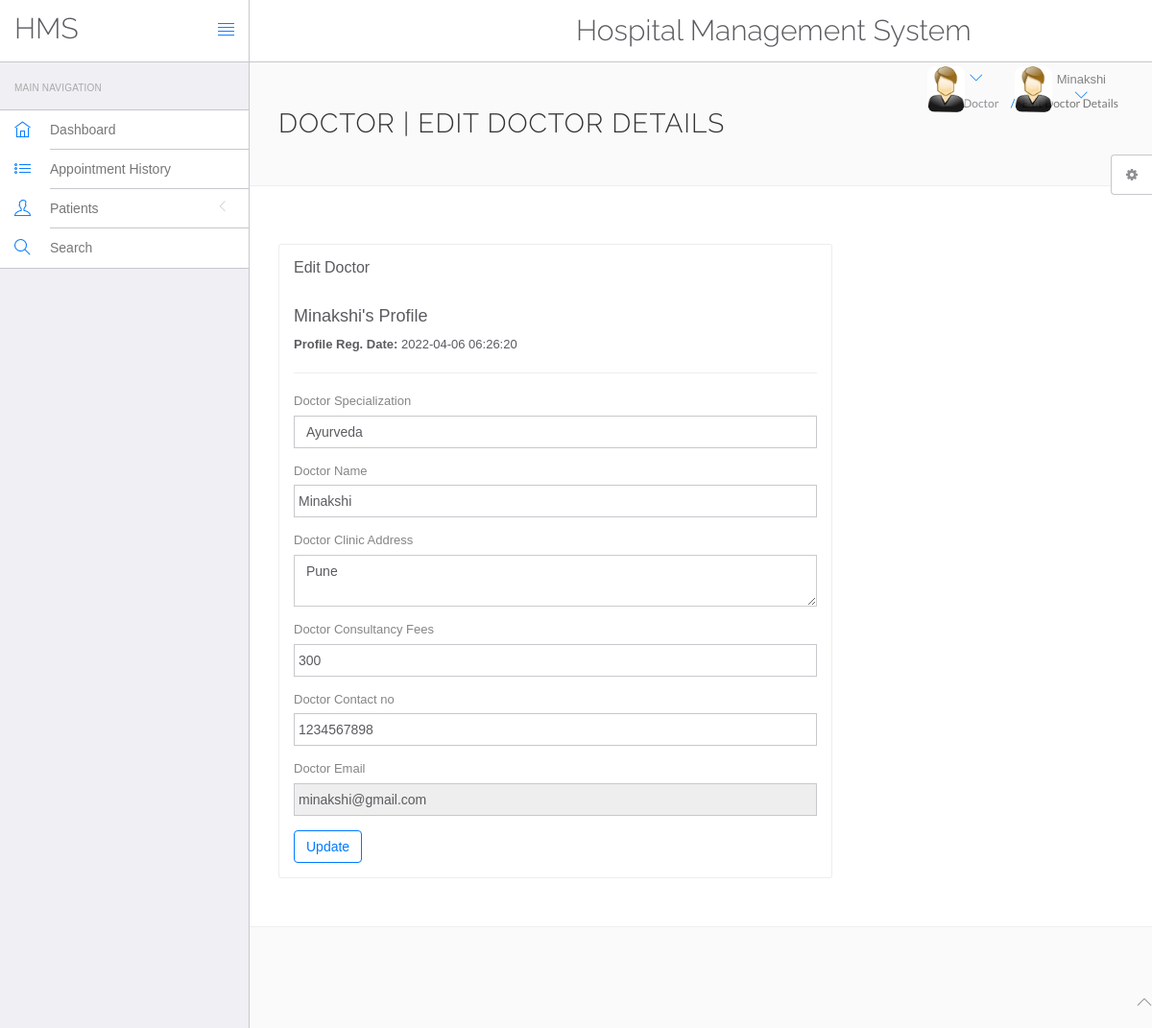
Page /hms/doctor/edit-profile.php (signed in) on the committed database.
### tables this page shows
CREATE TABLE `doctors` (
  `id` int(11) NOT NULL,
  `specilization` varchar(255) DEFAULT NULL,
  `doctorName` varchar(255) DEFAULT NULL,
  `address` longtext DEFAULT NULL,
  `docFees` varchar(255) DEFAULT NULL,
  `contactno` bigint(11) DEFAULT NULL,
  `docEmail` varchar(255) DEFAULT NULL,
  `password` varchar(255) DEFAULT NULL,
  `creationDate` timestamp NULL DEFAULT current_timestamp(),
  `updationDate` timestamp NULL DEFAULT NULL ON UPDATE current_timestamp()
);

### hms/doctor/edit-profile.php (the view, shortened to what this page needs)
<?php
include('include/config.php');
?>
<!DOCTYPE html>
<html lang="en">
	<head>
		<link rel="stylesheet" href="vendor/bootstrap/css/bootstrap.min.css">
		<link rel="stylesheet" href="vendor/fontawesome/css/font-awesome.min.css">
		<link rel="stylesheet" href="vendor/themify-icons/themify-icons.min.css">
		<link href="vendor/animate.css/animate.min.css" rel="stylesheet" media="screen">
		<link href="vendor/perfect-scrollbar/perfect-scrollbar.min.css" rel="stylesheet" media="screen">
		<link href="vendor/switchery/switchery.min.css" rel="stylesheet" media="screen">
		<link href="vendor/bootstrap-touchspin/jquery.bootstrap-touchspin.min.css" rel="stylesheet" media="screen">
		<link href="vendor/select2/select2.min.css" rel="stylesheet" media="screen">
		<link href="vendor/bootstrap-datepicker/bootstrap-datepicker3.standalone.min.css" rel="stylesheet" media="screen">
		<link href="vendor/bootstrap-timepicker/bootstrap-timepicker.min.css" rel="stylesheet" media="screen">
		<link rel="stylesheet" href="assets/css/styles.css">
		<link rel="stylesheet" href="assets/css/plugins.css">
		<link rel="stylesheet" href="assets/css/themes/theme-1.css" id="skin_color" />
	</head>
	<body>
		<div id="app">
<?php include('include/sidebar.php');?>
			<div class="app-content">
				<?php include('include/header.php');?>
				<div class="main-content" >
					<div class="wrap-content container" id="container">
						<section id="page-title">
							<div class="row">
								<div class="col-sm-8">
									<h1 class="mainTitle">Doctor | Edit Doctor Details</h1>
																	</div>
								<ol class="breadcrumb">
									<li>
										<span>Doctor</span>
									</li>
									<li class="active">
										<span>Edit Doctor Details</span>
									</li>
								</ol>
							</div>
						</section>
						<div class="container-fluid container-fullw bg-white">
							<div class="row">
								<div class="col-md-12">
									<div class="row margin-top-30">
										<div class="col-lg-8 col-md-12">
											<div class="panel panel-white">
												<div class="panel-heading">
													<h5 class="panel-title">Edit Doctor</h5>
												</div>
												<div class="panel-body">
									<?php $sql=mysqli_query($con,"select * from doctors where docEmail='".$_SESSION['dlogin']."'");
while($data=mysqli_fetch_array($sql))
{
?>
<h4><?php echo htmlentities($data['doctorName']);?>'s Profile</h4>
<p><b>Profile Reg. Date: </b><?php echo htmlentities($data['creationDate']);?></p>
<hr />
													<form role="form" name="adddoc" method="post" onSubmit="return valid();">
														<div class="form-group">
															<label for="DoctorSpecialization">
																Doctor Specialization
															</label>
							<select name="Doctorspecialization" class="form-control" required="required">
					<option value="<?php echo htmlentities($data['specilization']);?>">
					<?php echo htmlentities($data['specilization']);?></option>
															</select>
														</div>
<div class="form-group">
															<label for="doctorname">
																 Doctor Name
															</label>
	<input type="text" name="docname" class="form-control" value="<?php echo htmlentities($data['doctorName']);?>" >
														</div>
<div class="form-group">
															<label for="address">
																 Doctor Clinic Address
															</label>
					<textarea name="clinicaddress" class="form-control"><?php echo htmlentities($data['address']);?></textarea>
														</div>
<div class="form-group">
															<label for="fess">
																 Doctor Consultancy Fees
															</label>
		<input type="text" name="docfees" class="form-control" required="required"  value="<?php echo htmlentities($data['docFees']);?>" >
														</div>
<div class="form-group">
									<label for="fess">
																 Doctor Contact no
															</label>
					<input type="text" name="doccontact" class="form-control" required="required"  value="<?php echo htmlentities($data['contactno']);?>">
														</div>
<div class="form-group">
									<label for="fess">
																 Doctor Email
															</label>
					<input type="email" name="docemail" class="form-control"  readonly="readonly"  value="<?php echo htmlentities($data['docEmail']);?>">
														</div>
														<?php } ?>
														<button type="submit" name="submit" class="btn btn-o btn-primary">
															Update
														</button>
													</form>
												</div>
											</div>
										</div>
											</div>
										</div>
								</div>
					</div>
				</div>
			</div>
	<?php include('include/footer.php');?>
	<?php include('include/setting.php');?>
		</div>
	</body>
</html>

### hms/doctor/include/header.php (shortened to what this page needs)
<header class="navbar navbar-default navbar-static-top">
					<div class="navbar-header">
						<a class="navbar-brand" href="#">
							<h2 style="padding-top:20% ">HMS</h2>
						</a>
						<a href="#" class="sidebar-toggler pull-right visible-md visible-lg" data-toggle-class="app-sidebar-closed" data-toggle-target="#app">
							<i class="ti-align-justify"></i>
						</a>
					</div>
					<div class="navbar-collapse collapse">
							<ul class="nav navbar-left">
								<li  style="padding-top:2%;padding-left:25em">
								<h2>Hospital Management System</h2>
							</ul>
							<ul class="nav navbar-right">
							<li class="dropdown current-user">
								<a href class="dropdown-toggle" data-toggle="dropdown">
									<img src="assets/images/images.jpg" > <span class="username">
									?> <i class="ti-angle-down"></i></i></span>
								</a>
							</li>
							<ul class="nav navbar-right">
							<li class="dropdown current-user">
								<a href class="dropdown-toggle" data-toggle="dropdown">
									<img src="assets/images/images.jpg" > <span class="username">
									<?php $query=mysqli_query($con,"select doctorName from doctors where id='".$_SESSION['id']."'");
while($row=mysqli_fetch_array($query))
{
	echo $row['doctorName'];
}
									?> <i class="ti-angle-down"></i></i></span>
								</a>
							</li>
						</ul>
					</div>
				</header>

### hms/doctor/assets/css/themes/theme-1.css (style rules this page uses)
body { background: #FAFAFA; }
header .navbar-header { background: #ffffff !important; border-right-color: #c8c7cc !important; border-bottom-color: #c8c7cc !important; }
header .navbar-header .sidebar-toggler, header .navbar-header .sidebar-mobile-toggler { color: #007aff !important; }
header .navbar-header .navbar-brand { color: #777 !important; }
header .navbar-collapse { background: #ffffff !important; border-bottom-color: #c8c7cc !important; box-shadow: none !important; }
header .navbar-collapse .navbar-right > li > a { color: #777; }
header .navbar-collapse .navbar-right > li > a i { color: #007aff !important; }

### rows in the picture
doctors: doctorName "Minakshi", creationDate "2022-04-06 06:26:20", Doctorspecialization "Ayurveda", docname "Minakshi", clinicaddress "Pune", docfees "300", doccontact "1234567898", docemail "minakshi@gmail.com"
